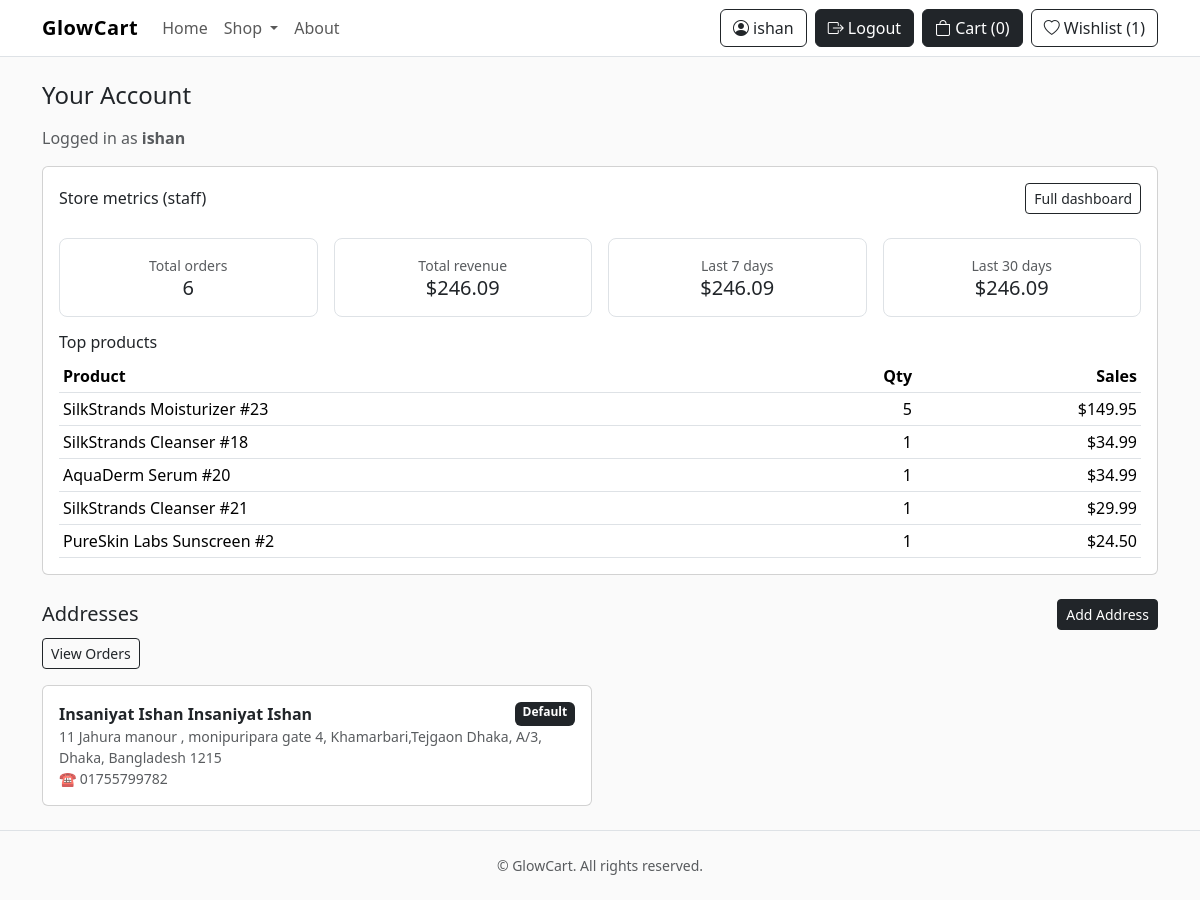
/profile/ (signed in), run on the app's committed database.
### catalog/models.py (models this page shows, shortened)
class TimestampedModel(models.Model):
    created_at = models.DateTimeField(auto_now_add=True)
    updated_at = models.DateTimeField(auto_now=True)
    class Meta:
        abstract = True

class Product(TimestampedModel):
    title = models.CharField(max_length=200)
    slug = models.SlugField(max_length=220, unique=True, blank=True)
    brand = models.ForeignKey(Brand, on_delete=models.PROTECT, related_name="products")
    category = models.ForeignKey(Category, on_delete=models.PROTECT, related_name="products")
    short_description = models.TextField(blank=True)
    price = models.DecimalField(max_digits=8, decimal_places=2)  # e.g., 999,999.99
    stock = models.PositiveIntegerField(default=0)
    image = models.ImageField(upload_to="products/", blank=True, null=True)
    image_url = models.URLField(blank=True)  # using URL for simple demo; we can switch to ImageField later
    is_active = models.BooleanField(default=True)
    class Meta:
        ordering = ["-created_at"]

### accounts/models.py (models this page shows, shortened)
class Address(models.Model):
    user = models.ForeignKey(User, on_delete=models.CASCADE, related_name="addresses")
    full_name = models.CharField(max_length=120)
    phone = models.CharField(max_length=32, blank=True)
    line1 = models.CharField(max_length=200)
    line2 = models.CharField(max_length=200, blank=True)
    city = models.CharField(max_length=100)
    postcode = models.CharField(max_length=20, blank=True)
    country = models.CharField(max_length=60, default="Bangladesh")
    is_default = models.BooleanField(default=False)
    created_at = models.DateTimeField(auto_now_add=True)
    class Meta:
        ordering = ["-is_default", "-created_at"]

### accounts/views.py (the view)
# urls.py: path("profile/", profile, name="profile"),
@login_required
def profile(request):
    addresses = Address.objects.filter(user=request.user).order_by("-is_default", "-id")
    recent_orders = Order.objects.filter(user=request.user).order_by("-created_at")[:5]
    ctx = {
        "addresses": addresses,
        "recent_orders": recent_orders,
    }
    if request.user.is_staff:
        ctx["store_metrics"] = get_store_metrics()
    return render(request, "accounts/profile.html", ctx)

### catalog/templatetags/shop_extras.py (called while the page is built)
@register.filter
def money(value):
    try:
        return f"${float(value):,.2f}"
    except (TypeError, ValueError):
        return value

### core/context_processors.py (called while the page is built)
def cart(request):
    cart = request.session.get(CART_SESSION_KEY, {})
    count = sum(cart.values()) if isinstance(cart, dict) else 0
    return {"cart_count": count}

def auth_presets(request):
    return {
        "AUTH_LOGIN_PRESET": getattr(settings, "AUTH_LOGIN_PRESET", "auth-minimal"),
        "AUTH_REGISTER_PRESET": getattr(settings, "AUTH_REGISTER_PRESET", "auth-portrait"),
    }

def wishlist_count(request):
    try:
        if request.user.is_authenticated:
            return {"wishlist_count": request.user.wish_items.count()}
    except Exception:
        pass
    return {"wishlist_count": 0}

def nav_categories(request):
    try:
        return {"nav_categories": Category.objects.order_by("name")[:10]}
    except Exception:
        return {"nav_categories": []}

def wishlist(request):
    if request.user.is_authenticated:
        from accounts.models import WishlistItem
        return {"wishlist_count": WishlistItem.objects.filter(user=request.user).count()}
    return {"wishlist_count": 0}

### orders/utils.py (called while the page is built)
def get_store_metrics():
    now = timezone.now()
    week = now - timedelta(days=7)
    month = now - timedelta(days=30)
    qs = Order.objects.all()
    data = {
        "total_orders": qs.count(),
        "total_revenue": qs.filter(status="paid").aggregate(s=Sum("total"))["s"] or 0,
        "week_revenue": qs.filter(status="paid", created_at__gte=week).aggregate(s=Sum("total"))["s"] or 0,
        "month_revenue": qs.filter(status="paid", created_at__gte=month).aggregate(s=Sum("total"))["s"] or 0,
    }
    top = (
        OrderItem.objects
        .values("product__title")
        .annotate(sales=Sum(F("unit_price") * F("qty"),
                            output_field=DecimalField(max_digits=12, decimal_places=2)))
        .annotate(qty=Sum("qty"))
        .order_by("-sales")[:5]
    )
    data["top_products"] = list(top)
    return data

### templates/accounts/profile.html (shortened to what this page needs)
{% extends "base.html" %}
{% load shop_extras %}
{% block content %}
<div class="container">
  <h1 class="h4 mb-3">Your Account</h1>
  <p class="text-muted mb-3">Logged in as <strong>{{ request.user.username }}</strong></p>
  {% if request.user.is_staff and store_metrics %}
  <div class="card p-3 mb-4">
    <div class="d-flex justify-content-between align-items-center">
      <h2 class="h6 mb-0">Store metrics (staff)</h2>
      <a class="btn btn-sm btn-outline-dark" href="/dashboard/metrics/">Full dashboard</a>
    </div>
    <div class="row text-center g-3 mt-2">
      <div class="col-6 col-md-3">
        <div class="border rounded-3 p-3">
          <div class="small text-muted">Total orders</div>
          <div class="h5 mb-0">{{ store_metrics.total_orders }}</div>
        </div>
      </div>
      <div class="col-6 col-md-3">
        <div class="border rounded-3 p-3">
          <div class="small text-muted">Total revenue</div>
          <div class="h5 mb-0">{{ store_metrics.total_revenue|money }}</div>
        </div>
      </div>
      <div class="col-6 col-md-3">
        <div class="border rounded-3 p-3">
          <div class="small text-muted">Last 7 days</div>
          <div class="h5 mb-0">{{ store_metrics.week_revenue|money }}</div>
        </div>
      </div>
      <div class="col-6 col-md-3">
        <div class="border rounded-3 p-3">
          <div class="small text-muted">Last 30 days</div>
          <div class="h5 mb-0">{{ store_metrics.month_revenue|money }}</div>
        </div>
      </div>
    </div>
    <h3 class="h6 mt-3">Top products</h3>
    <table class="table table-sm mb-0">
      <thead><tr><th>Product</th><th class="text-end">Qty</th><th class="text-end">Sales</th></tr></thead>
      <tbody>
        {% for r in store_metrics.top_products %}
          <tr>
            <td>{{ r.product__title }}</td>
            <td class="text-end">{{ r.qty }}</td>
            <td class="text-end">{{ r.sales|money }}</td>
          </tr>
        {% empty %}
          <tr><td colspan="3" class="text-muted">No data yet.</td></tr>
        {% endfor %}
      </tbody>
    </table>
  </div>
  {% endif %}
  <div class="d-flex justify-content-between align-items-center mb-2">
    <h2 class="h5 m-0">Addresses</h2>
    <a class="btn btn-sm btn-dark" href="/address/new/">Add Address</a>
  </div>
  <a class="btn btn-outline-dark btn-sm mb-3" href="/my-orders/">View Orders</a>
  {% if addresses %}
    <div class="row g-3">
      {% for a in addresses %}
      <div class="col-md-6">
        <div class="card p-3 h-100">
          <div class="d-flex justify-content-between">
            <strong>{{ a.full_name }}</strong>
            {% if a.is_default %}
              <span class="badge bg-dark">Default</span>
            {% else %}
              <a href="{% url 'address_make_default' a.id %}" class="btn btn-sm btn-outline-dark">Make default</a>
            {% endif %}
          </div>
          <div class="small text-muted">
            {{ a.line1 }}{% if a.line2 %}, {{ a.line2 }}{% endif %}, {{ a.city }}, {{ a.country }} {{ a.postcode }}
            {% if a.phone %}<br>☎ {{ a.phone }}{% endif %}
          </div>
        </div>
      </div>
      {% endfor %}
    </div>
  {% else %}
    <p class="text-muted">No addresses yet.</p>
  {% endif %}
</div>
{% endblock %}

### templates/base.html (shortened to what this page needs)
{% load static %}
<!DOCTYPE html>
<html lang="en">
<head>
  <link href="https://cdn.jsdelivr.net/npm/bootstrap@5.3.3/dist/css/bootstrap.min.css" rel="stylesheet">
  <link rel="stylesheet" href="{% static 'site.css' %}?v=2">
  <link rel="stylesheet" href="{% static 'site.css' %}?v=4">
  <link href="https://cdn.jsdelivr.net/npm/bootstrap-icons@1.11.3/font/bootstrap-icons.css" rel="stylesheet">
</head>
<body>
  <nav class="navbar navbar-expand-lg navbar-light bg-white border-bottom sticky-top">
    <div class="container">
      <a class="navbar-brand fw-bold auth-brand" href="/">GlowCart</a>
      <div id="nav" class="collapse navbar-collapse">
        <ul class="navbar-nav me-auto mb-2 mb-lg-0">
          <li class="nav-item"><a class="nav-link" href="/">Home</a></li>
          <li class="nav-item dropdown">
            <a class="nav-link dropdown-toggle" href="/shop/" role="button" data-bs-toggle="dropdown" aria-expanded="false">
              Shop
            </a>
          </li>
          <li class="nav-item"><a class="nav-link" href="#">About</a></li>
        </ul>
        <div class="d-flex gap-2">
          {% if request.user.is_authenticated %}
            <a class="btn btn-outline-dark" href="/profile/"><i class="bi bi-person-circle"></i> {{ request.user.username }}</a>
            <a class="btn btn-dark" href="/logout/"><i class="bi bi-box-arrow-right"></i> Logout</a>
          {% else %}
            <a class="btn btn-outline-dark" href="/login/"><i class="bi bi-box-arrow-in-right"></i> Login</a>
            <a class="btn btn-dark" href="/register/"><i class="bi bi-person-plus"></i> Sign Up</a>
          {% endif %}
          <a class="btn btn-dark" href="/cart/"><i class="bi bi-bag"></i> Cart ({{ cart_count|default:0 }})</a>
          <a class="btn btn-outline-dark" href="{% url 'wishlist' %}"><i class="bi bi-heart"></i> Wishlist ({{ wishlist_count|default:0 }})</a>
        </div>
      </div>
    </div>
  </nav>
  <main class="py-4">
    {% block content %}{% endblock %}
  </main>
  <footer class="border-top py-4">
    <div class="container text-center small text-muted">
      © {{ now|date:"Y" }} GlowCart. All rights reserved.
    </div>
  </footer>
</body>
</html>

### static/site.css (style rules this page uses)
:root { --brand:#111; --accent:#0ea5e9; }
body { background-color:#fafafa; }
.navbar-brand { letter-spacing:0.5px; }
.auth-brand { letter-spacing: .5px; }

### data on the page
Product: product__title "SilkStrands Moisturizer #23", qty "5", sales "$149.95"
Product: product__title "SilkStrands Cleanser #18", qty "1", sales "$34.99"
Product: product__title "AquaDerm Serum #20", qty "1", sales "$34.99"
Product: product__title "SilkStrands Cleanser #21", qty "1", sales "$29.99"
Product: product__title "PureSkin Labs Sunscreen #2", qty "1", sales "$24.50"
Address: full_name "Insaniyat Ishan Insaniyat Ishan", is_default "Default", line1 "11 Jahura manour , monipuripara gate 4, Khamarbari,Tejgaon Dhaka", line2 "A/3", city "Dhaka", country "Bangladesh", postcode "1215", phone "01755799782"

### other printed values
{{ request.user.username }} "ishan"
{{ cart_count|default:0 }} "0"
{{ wishlist_count|default:0 }} "1"
{{ store_metrics.total_orders }} "6"
{{ store_metrics.total_revenue|money }} "$246.09"
{{ store_metrics.week_revenue|money }} "$246.09"
{{ store_metrics.month_revenue|money }} "$246.09"
